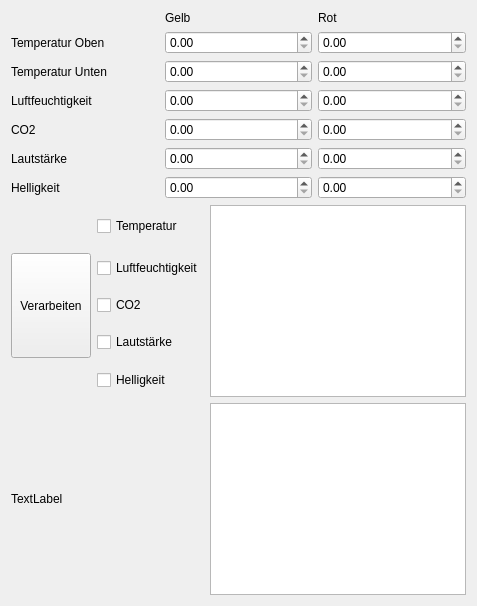
      <widget class="QWidget" name="advanced">
       <layout class="QVBoxLayout" name="verticalLayout_7">
        <item>
         <layout class="QVBoxLayout" name="verticalLayout_4">
          <item>
           <layout class="QGridLayout" name="gridLayout_3">
            <item row="0" column="1">
             <widget class="QLabel" name="label_8">
              <property name="text">
               <string>Gelb</string>
              </property>
             </widget>
            </item>
            <item row="0" column="2">
             <widget class="QLabel" name="label_9">
              <property name="text">
               <string>Rot</string>
              </property>
             </widget>
            </item>
            <item row="1" column="0">
             <widget class="QLabel" name="label_6">
              <property name="text">
               <string>Temperatur Oben</string>
              </property>
             </widget>
            </item>
            <item row="1" column="1">
             <widget class="QDoubleSpinBox" name="doubleSpinBox"/>
            </item>
            <item row="1" column="2">
             <widget class="QDoubleSpinBox" name="doubleSpinBox_6"/>
            </item>
            <item row="2" column="0">
             <widget class="QLabel" name="label_7">
              <property name="text">
               <string>Temperatur Unten</string>
              </property>
             </widget>
            </item>
            <item row="2" column="1">
             <widget class="QDoubleSpinBox" name="doubleSpinBox_5"/>
            </item>
            <item row="2" column="2">
             <widget class="QDoubleSpinBox" name="doubleSpinBox_7"/>
            </item>
            <item row="3" column="0">
             <widget class="QLabel" name="label_2">
              <property name="text">
               <string>Luftfeuchtigkeit</string>
              </property>
             </widget>
            </item>
            <item row="3" column="1">
             <widget class="QDoubleSpinBox" name="doubleSpinBox_2"/>
            </item>
            <item row="3" column="2">
             <widget class="QDoubleSpinBox" name="doubleSpinBox_3"/>
            </item>
            <item row="4" column="0">
             <widget class="QLabel" name="label_3">
              <property name="text">
               <string>CO2</string>
              </property>
             </widget>
            </item>
            <item row="4" column="1">
             <widget class="QDoubleSpinBox" name="doubleSpinBox_4"/>
            </item>
            <item row="4" column="2">
             <widget class="QDoubleSpinBox" name="doubleSpinBox_8"/>
            </item>
            <item row="5" column="0">
             <widget class="QLabel" name="label_4">
              <property name="text">
               <string>Lautstärke</string>
              </property>
             </widget>
            </item>
            <item row="5" column="1">
             <widget class="QDoubleSpinBox" name="doubleSpinBox_9"/>
            </item>
            <item row="5" column="2">
             <widget class="QDoubleSpinBox" name="doubleSpinBox_10"/>
            </item>
            <item row="6" column="0">
             <widget class="QLabel" name="label_5">
              <property name="text">
               <string>Helligkeit</string>
              </property>
             </widget>
            </item>
            <item row="6" column="1">
             <widget class="QDoubleSpinBox" name="doubleSpinBox_11"/>
            </item>
            <item row="6" column="2">
             <widget class="QDoubleSpinBox" name="doubleSpinBox_12"/>
            </item>
           </layout>
          </item>
          <item>
           <layout class="QGridLayout" name="gridLayout_4">
            <item row="0" column="1">
             <widget class="QCheckBox" name="checkBox">
              <property name="text">
               <string>Temperatur</string>
              </property>
             </widget>
            </item>
            <item row="0" column="2" rowspan="5">
             <widget class="QListView" name="listView">
              <property name="sizePolicy">
               <sizepolicy hsizetype="Minimum" vsizetype="Fixed">
                <horstretch>0</horstretch>
                <verstretch>0</verstretch>
               </sizepolicy>
              </property>
             </widget>
            </item>
            <item row="1" column="0" rowspan="3">
             <widget class="QPushButton" name="pushButton">
              <property name="sizePolicy">
               <sizepolicy hsizetype="Preferred" vsizetype="Preferred">
                <horstretch>0</horstretch>
                <verstretch>0</verstretch>
               </sizepolicy>
              </property>
              <property name="text">
               <string>Verarbeiten</string>
              </property>
             </widget>
            </item>
            <item row="2" column="1">
             <widget class="QCheckBox" name="checkBox_3">
              <property name="text">
               <string>CO2</string>
              </property>
             </widget>
            </item>
            <item row="3" column="1">
             <widget class="QCheckBox" name="checkBox_4">
              <property name="text">
               <string>Lautstärke</string>
              </property>
             </widget>
            </item>
            <item row="4" column="1">
             <widget class="QCheckBox" name="checkBox_5">
              <property name="text">
               <string>Helligkeit</string>
              </property>
             </widget>
            </item>
            <item row="1" column="1">
             <widget class="QCheckBox" name="checkBox_2">
              <property name="text">
               <string>Luftfeuchtigkeit</string>
              </property>
             </widget>
            </item>
           </layout>
          </item>
          <item>
           <layout class="QHBoxLayout" name="horizontalLayout_6">
            <item>
             <widget class="QLabel" name="label_10">
              <property name="text">
               <string>TextLabel</string>
              </property>
             </widget>
            </item>
            <item>
             <widget class="QTableWidget" name="tableWidget">
              <property name="sizePolicy">
               <sizepolicy hsizetype="Preferred" vsizetype="Preferred">
                <horstretch>0</horstretch>
                <verstretch>0</verstretch>
               </sizepolicy>
              </property>
             </widget>
            </item>
           </layout>
          </item>
         </layout>
        </item>
       </layout>
      </widget>
